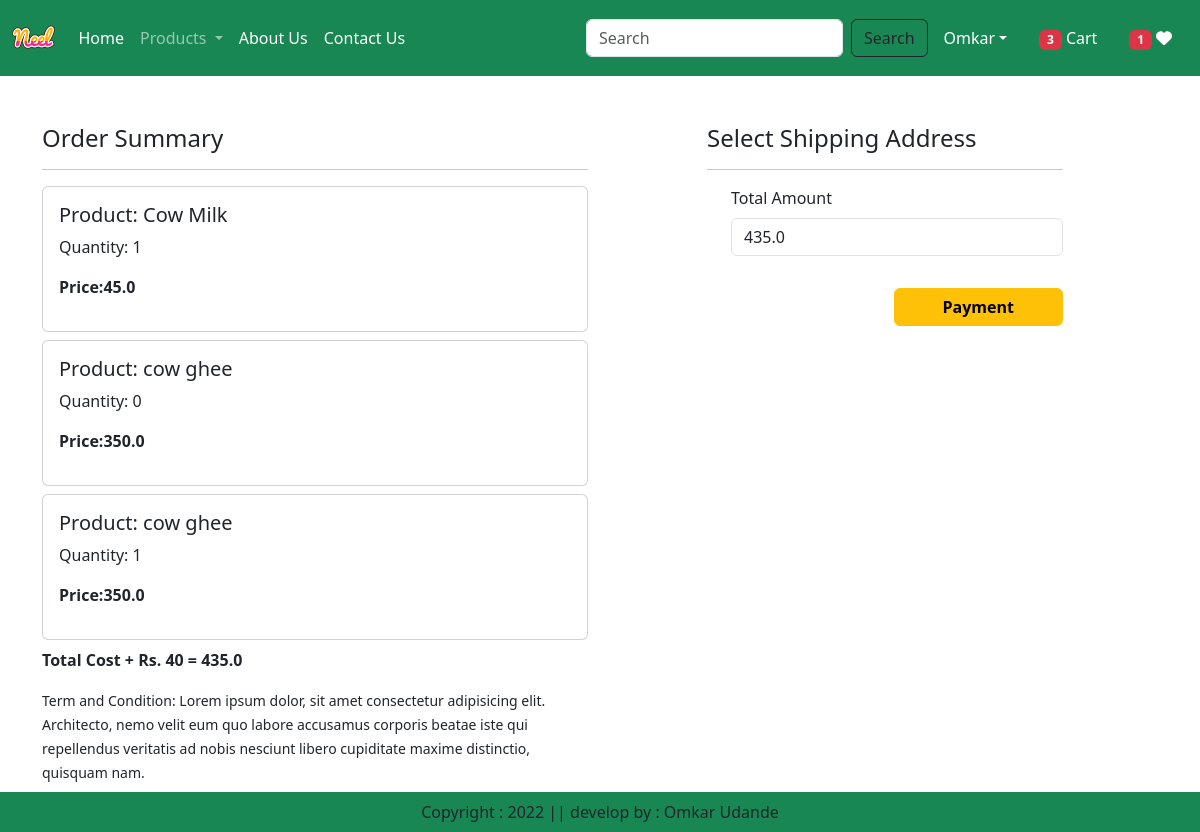
/checkout/ (signed in), run on the app's committed database.
### app/models.py (models this page shows, shortened)
class Cart(models.Model):
    user = models.ForeignKey(User, on_delete=models.CASCADE)
    product = models.ForeignKey(Product,on_delete=models.CASCADE)
    quantity = models.PositiveIntegerField(default=1)

class Product(models.Model):
    title=models.CharField(max_length=100)
    selling_price=models.FloatField()
    discounted_price=models.FloatField()
    description=models.TextField()
    composition=models.TextField(default='')
    prodapp=models.TextField(default='')
    category=models.CharField(choices=CATEGORY_CHOICES, max_length=2)
    product_images=models.ImageField(upload_to='product')

### app/views.py (the view, shortened to what this page needs)
# urls.py: path('checkout/', views.checkout.as_view(), name='checkout'),
@method_decorator(login_required,name='dispatch')
class checkout(View):
    def get(self, request):
        totalitem = 0
        wishitem=0
        if request.user.is_authenticated:
            totalitem = len(Cart.objects.filter(user=request.user))
            wishitem = len(Wishlist.objects.filter(user=request.user))
        user = request.user
        add = Customer.objects.filter(user=user)
        cart_items=Cart.objects.filter(user=user)
        famount = 0
        for p in cart_items:
            value = p.quantity * p.product.discounted_price
            famount = famount + value
        totalamount = famount + 40
        razoramount = int(totalamount * 100)
        client= razorpay.Client(auth=(settings.RAZOR_KEY_ID, settings.RAZOR_KEY_SECRET))
        data = {'amount':razoramount,'currency':"INR", "receipt":"order_rcptid_12"}
        payment_response = client.order.create(data=data)
        print(payment_response)
        order_id=payment_response['id']
        order_status = payment_response['status']
        return render(request, 'app/checkout.html',locals())

### app/templates/app/checkout.html (shortened to what this page needs)
{% extends 'app/base.html' %}
{% load static %}
{% block main-content %}
<div class="container">
  <div class="row mt-5">
    <div class="col-sm-6">
      <h4>Order Summary</h4>
      <hr />
      {% for item in cart_items %}
      <div class="card mb-2">
        <div class="card-body">
          <h5>Product: {{ item.product.title }}</h5>
          <p>Quantity: {{ item.quantity }}</p>
          <p class="fw-bold">Price:{{ item.product.discounted_price }}</p>
        </div>
      </div>
      {% endfor %}
      <p class="fw-bold">Total Cost + Rs. 40 = {{ totalamount }}</p>
      <small
        >Term and Condition: Lorem ipsum dolor, sit amet consectetur adipisicing
        elit. Architecto, nemo velit eum quo labore accusamus corporis beatae
        iste qui repellendus veritatis ad nobis nesciunt libero cupiditate
        maxime distinctio, quisquam nam.</small
      >
    </div>
    <div class="col-sm-4 offset-sm-1">
      <h4>Select Shipping Address</h4>
      <hr />
      <form method="post" id="myform">
        <div class="form-check mb-3">
          <label for="totamount" class="form-label"> Total Amount</label>
          <input
            type="number"
            class="form-control"
            name="totamount"
            value="{{totalamount}}"
            readonly
          />
        </div>
        <div class="text-end">
          <button
            id="rzp-button1"
            type="submit"
            class="btn btn-warning mt-3 px-5 fw-bold"
          >
            Payment
          </button>
        </div>
      </form>
    </div>
  </div>
</div>
<br /><br />
{% endblock main-content %}

### data on the page
Cart: product "Cow Milk", quantity "1", product.discounted_price "45.0"
Cart: product "cow ghee", quantity "0", product.discounted_price "350.0"
Cart: product "cow ghee", quantity "1", product.discounted_price "350.0"

### other printed values
{{ totalitem }} "3"
{{ wishitem }} "1"
{{ totalamount }} "435.0"
